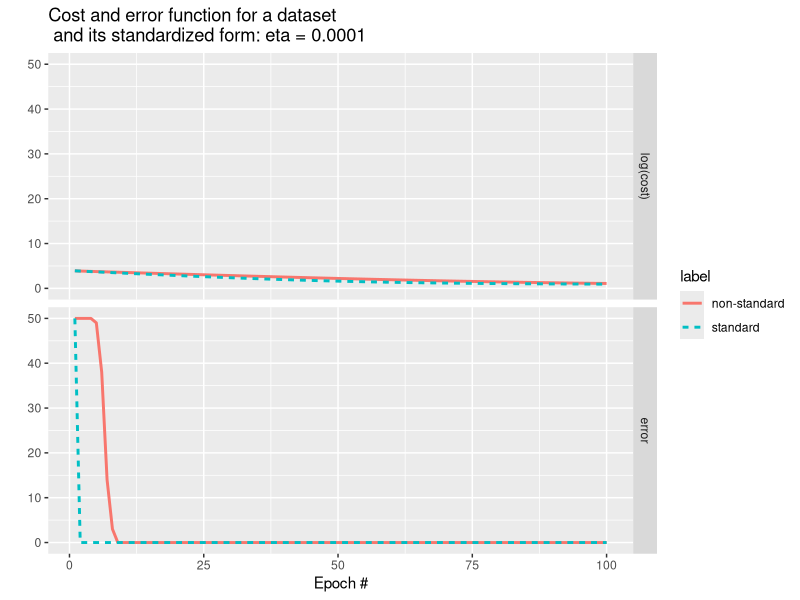
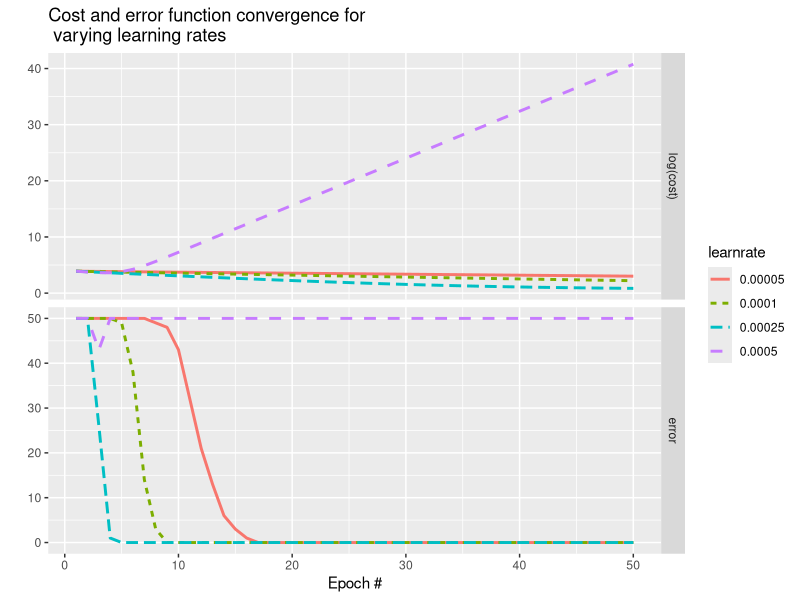
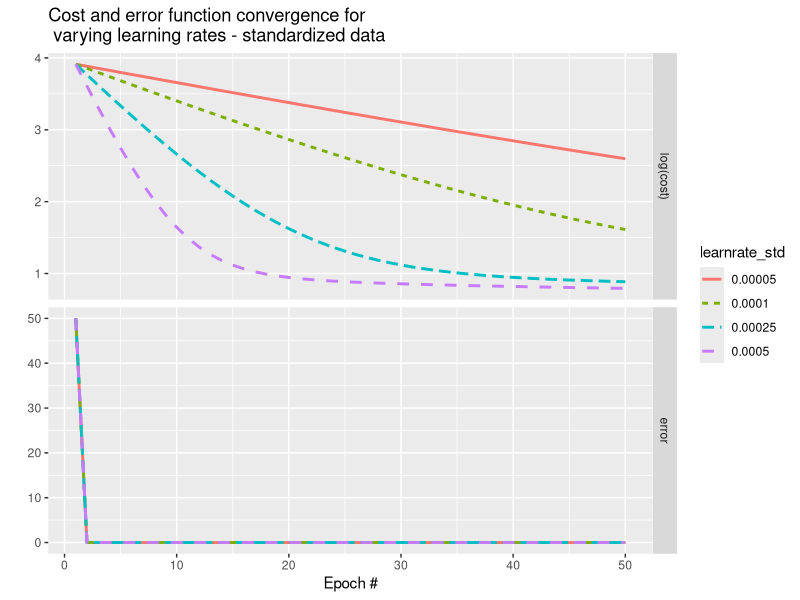
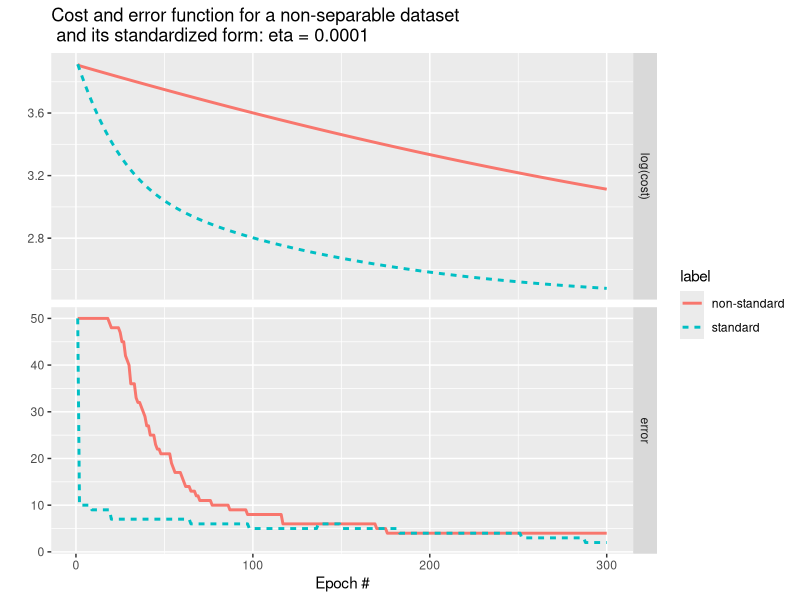

Recreate these plots in R, in order.
## ---- chunk 1
knitr::opts_chunk$set(echo = TRUE)
## ---- chunk 2
# load the iris dataset
data(iris)
str(iris)

# sepal and petal dimensions
X <- iris[1:100, 1:4]
names(X) <- tolower(names(X))

# initialize X_std dataframe
X_std <- iris[1:100, 1:4]

# define standardized data set
for (i in 1:4) {
        X_std[, i] <- (X[, i]-mean(X[, i]))/sd(X[, i])
}

# first few rows of both data frames
head(X)
head(X_std)

# binary classification vector according to species: setosa(-1), versicolor(1)
y <- rep(1, 100)
y[which(iris[, 5] == "setosa")] <- -1
y[which(iris[, 5] == "versicolor")] <- 1

# pre-process non-separable data points (ns stands for non-separable)
# sepal and petal dimensions
Xns <- iris[51:150, 1:4]
names(Xns) <- tolower(names(Xns))

# initialize X_std dataframe
Xns_std <- iris[51:150, 1:4]

# define standardized data set
for (i in 1:4) {
        Xns_std[, i] <- (Xns[, i]-mean(Xns[, i]))/sd(Xns[, i])
}

# binary classification vector according to species: setosa(-1), versicolor(1)
yns <- rep(1, 100)
l1 <- sum(iris[, 5] == "versicolor")
l2 <- sum(iris[, 5] == "virginica")
yns[1:l1] <- -1
yns[(l1+1):(l1+l2)] <- 1
dim(Xns)
length(yns)
## ---- chunk 3
adalineGD <- function(X, y, n_iter=10, eta=0.01) {
        
        # extend input vector and initialize extended weight
        X[, dim(X)[2] + 1] <- 1 
        X <- as.matrix(X)
        w <- as.matrix(rep(0, dim(X)[2]))
        
        # initialize cost values - gets updated according to epochnums -                number of epochs
        cost <- rep(0, n_iter)
        error <- rep(0, n_iter)
        
        # loop over the number of epochs
        for (i in 1:n_iter) {
                
                # find the number of wrong prediction before weight update
                for (j in 1:dim(X)[1]) {
                        
                        # compute net input
                        z <- sum(w * X[j, ])
                        
                        # quantizer
                        if(z < 0.0) {
                                ypred <- -1
                        } else {
                                ypred <- 1
                        }
                        
                        # comparison with actual labels and counting error
                        if(ypred != y[j]) {
                                error[i] <- error[i] + 1
                        }
                }
                cost[i] <- sum((y - X %*% w)^2)/2
                
                # update weight according to gradient descent
                w <- w + eta*t(X) %*% (y - X %*% w)
        }
        
        # data frame consisting of cost and error info
        infomatrix <- matrix(rep(0, 3 * n_iter), nrow = n_iter, ncol = 3)
        infomatrix[, 1] <- 1:n_iter
        infomatrix[, 2] <- log(cost)
        infomatrix[, 3] <- error
        
        infodf <- as.data.frame(infomatrix)
        names(infodf) <- c("epoch", "log(cost)", "error")
        
        return(infodf)
}
## ---- chunk 4
library(ggplot2)
library(reshape2)

# Standardized vs non-standard data: Cost and error function
eta <- 0.0001
n_iter <- 100
result1 <- adalineGD(X, y, n_iter, eta)
label <- rep("non-standard", dim(result1)[1])
result1 <- cbind(label, result1)
result2 <- adalineGD(X_std, y, n_iter, eta)
label <- rep("standard", dim(result2)[1])
result2 <- cbind(label, result2)

df <- rbind(result1, result2)

# long format of data frame
dflong <- melt(df, id.vars=c("epoch", "label"))
head(dflong)

ggplot(dflong, aes(x=epoch, y=value)) + 
        geom_line(aes(color=label, linetype=label), size = 1) +
        facet_grid(variable ~ .) + xlab("Epoch #") + ylab("") +
        ggtitle("Cost and error function for a dataset \n and its standardized form: eta = 0.0001")
## ---- chunk 5
library(ggplot2)
library(reshape2)

# set the number of sweeps through the entire data set 
n_iter <- 50

# the list of learning rates that interests me
eta <- c("0.00005", "0.0001", "0.00025", "0.0005")

# initialize data frames before looping
# adaline applied before standardizing data
result <- adalineGD(X, y, n_iter, as.numeric(eta[1]))
learnrate <- rep(eta[1], dim(result)[1])
result <- cbind(learnrate, result)

# adaline applied after standardizing data
result_std <- adalineGD(X_std, y, n_iter, as.numeric(eta[1]))
learnrate_std <- rep(eta[1], dim(result_std)[1])
result_std <- cbind(learnrate_std, result_std)

# updating the dataframe by row binding cost and error function for each new learning rate
df <- result
df_std <- result_std

# Standardized vs non-standard data: Cost and error function
for(i in 2:length(eta)) {
        
        # adaline applied before standardizing data
        result <- adalineGD(X, y, n_iter, as.numeric(eta[i]))
        learnrate <- rep(eta[i], dim(result)[1])
        result <- cbind(learnrate, result)
        
        # adaline applied after standardizing data
        result_std <- adalineGD(X_std, y, n_iter, as.numeric(eta[i]))
        learnrate_std <- rep(eta[i], dim(result_std)[1])
        result_std <- cbind(learnrate_std, result_std)
        
        # updating the dataframe by row binding cost and error function for each new learning rate
        df <- rbind(df, result)
        df_std <- rbind(df_std, result_std)
}

# long format of data frame
dflong <- melt(df, id.vars=c("epoch", "learnrate"))
df_stdlong <- melt(df_std, id.vars=c("epoch", "learnrate_std"))

head(dflong)
head(df_stdlong)

g <- ggplot(dflong, aes(x=epoch, y=value)) +
        geom_line(aes(color = learnrate, linetype = learnrate), size = 1) +
        facet_grid(variable ~ ., scales="free") + xlab("Epoch #") + ylab("") +
        ggtitle("Cost and error function convergence for \n varying learning rates")
head(df_stdlong)

g_std <- ggplot(df_stdlong, aes(x=epoch, y=value)) +
        geom_line(aes(color = learnrate_std, linetype = learnrate_std), size = 1) +
        facet_grid(variable ~ ., scales="free") + xlab("Epoch #") + ylab("") +
        ggtitle("Cost and error function convergence for \n varying learning rates - standardized data")

# print plots
print(g)
print(g_std)
## ---- chunk 6
# Standardized vs non-standard data: Cost and error function
eta <- 0.0001
n_iter <- 300
result1 <- adalineGD(Xns, yns, n_iter, eta)
label <- rep("non-standard", dim(result1)[1])
result1 <- cbind(label, result1)
result2 <- adalineGD(Xns_std, yns, n_iter, eta)
label <- rep("standard", dim(result2)[1])
result2 <- cbind(label, result2)

df <- rbind(result1, result2)

# long format of data frame
dflong <- melt(df, id.vars=c("epoch", "label"))
head(dflong)

ggplot(dflong, aes(x=epoch, y=value)) + 
        geom_line(aes(color=label, linetype=label), size = 1) +
        facet_grid(variable ~ ., scales = "free") + xlab("Epoch #") + ylab("") +
        ggtitle("Cost and error function for a non-separable dataset \n and its standardized form: eta = 0.0001")
